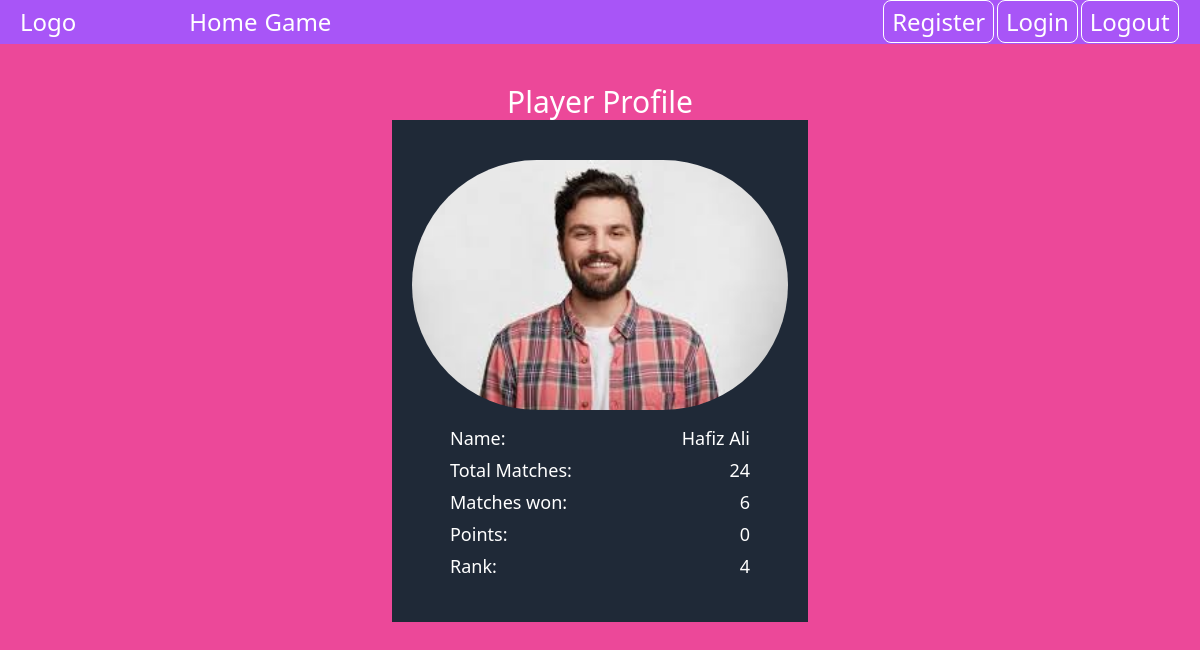
The page /user/5 (signed in) on the database its author committed.
### home/models.py (models this page shows)
class Profile(models.Model):
    user = models.OneToOneField(User, on_delete=models.CASCADE, related_name="profile")
    image = models.ImageField(verbose_name="user_image", blank=True, null=True, upload_to="profile/")
    wins = models.IntegerField(default=0)
    draws = models.IntegerField(default=0)
    losts = models.IntegerField(default=0)
    points = models.IntegerField(default=0)
    total_matches = models.IntegerField(default=0)
    rank = models.IntegerField()

### home/views.py (the view)
# urls.py: path("user/<id>", profile_page, name="profile_page")
@login_required
def profile_page(request, id):
    try:
        user = User.objects.filter(id=id).first()
        if(not user):
            return redirect('/')
        profile = Profile.objects.filter(user=user).first()
        return render(request, "pages/profile.html", {"user": user, "profile":profile})
    except Exception as e:
        print(e)
        return HttpResponse("Internal Server Error.")

### templates/pages/profile.html (shortened to what this page needs)
{% extends 'index.html' %}
{% block start %}
<div style="min-height: 100vh;" class="bg-pink-500 flex flex-col items-center py-5 md:py-10 ">
    <div>
        <h3 class="text-center text-white text-3xl">
            Player Profile
        </h3>
    </div>
    <div class="bg-gray-800 text-white md:px-6 md:py-10 lg:px-5 lg:py-13 sm:px-7 px-2 py-2 flex flex-col items-center">
        <div class="mb-3 flex flex-col items-center relative">
            {% if profile.image %}
                <img id="image"  class="h-[150px] sm:h-[200px] md:h-[250px] rounded-full" class="h-[100px]" src="{{profile.image.url}}" alt="">
            {% else %}
                {% load static %}
            {% endif %}
        </div>
        <div class="w-[200px] sm:w-[250px] md:w-[300px] flex flex-col">
            <div class="flex justify-between text-lg my-[2px]"><p>Name: </p><p>{{user.first_name}}</p></div>
            <div class="flex justify-between text-lg my-[2px]"><p>Total Matches:</p><p>{{profile.total_matches}}</p></div>
            <div class="flex justify-between text-lg my-[2px]"><p>Matches won: </p><p>{{profile.wins}}</p></div>
            <div class="flex justify-between text-lg my-[2px]"><p>Points: </p><p>{{profile.points}}</p></div>
            <div class="flex justify-between text-lg my-[2px]"><p>Rank: </p><p>{{profile.rank}}</p></div>
        </div>
    </div>
</div>
{% endblock start %}

### rows shown on the page
Profile: image (picture), total_matches "24", wins "6", points "0", rank "4"

### other values the page prints
{{ user.first_name }} "Hafiz Ali"
